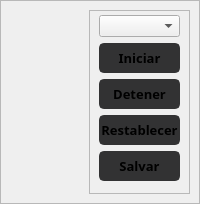
                  <widget class="QWidget" name="page_rt_graphics">
                   <layout class="QVBoxLayout" name="verticalLayout_15">
                    <property name="spacing">
                     <number>0</number>
                    </property>
                    <property name="leftMargin">
                     <number>0</number>
                    </property>
                    <property name="topMargin">
                     <number>0</number>
                    </property>
                    <property name="rightMargin">
                     <number>0</number>
                    </property>
                    <property name="bottomMargin">
                     <number>0</number>
                    </property>
                    <item>
                     <widget class="QFrame" name="rt_graphics_content">
                      <property name="frameShape">
                       <enum>QFrame::StyledPanel</enum>
                      </property>
                      <property name="frameShadow">
                       <enum>QFrame::Raised</enum>
                      </property>
                      <layout class="QVBoxLayout" name="verticalLayout_28">
                       <property name="spacing">
                        <number>0</number>
                       </property>
                       <item>
                        <widget class="QFrame" name="upsideGraphics">
                         <property name="frameShape">
                          <enum>QFrame::NoFrame</enum>
                         </property>
                         <property name="frameShadow">
                          <enum>QFrame::Raised</enum>
                         </property>
                         <layout class="QHBoxLayout" name="horizontalLayout_18">
                          <property name="spacing">
                           <number>0</number>
                          </property>
                          <property name="leftMargin">
                           <number>0</number>
                          </property>
                          <property name="topMargin">
                           <number>0</number>
                          </property>
                          <property name="rightMargin">
                           <number>0</number>
                          </property>
                          <property name="bottomMargin">
                           <number>0</number>
                          </property>
                          <item>
                           <widget class="QFrame" name="frame_waveform">
                            <property name="frameShape">
                             <enum>QFrame::NoFrame</enum>
                            </property>
                            <property name="frameShadow">
                             <enum>QFrame::Raised</enum>
                            </property>
                            <layout class="QVBoxLayout" name="verticalLayout_31">
                             <property name="leftMargin">
                              <number>0</number>
                             </property>
                             <property name="topMargin">
                              <number>0</number>
                             </property>
                             <property name="rightMargin">
                              <number>0</number>
                             </property>
                             <property name="bottomMargin">
                              <number>0</number>
                             </property>
                             <item>
                              <layout class="QVBoxLayout" name="waveform_layout"/>
                             </item>
                            </layout>
                           </widget>
                          </item>
                          <item>
                           <widget class="QFrame" name="frame_fft_transform">
                            <property name="frameShape">
                             <enum>QFrame::NoFrame</enum>
                            </property>
                            <property name="frameShadow">
                             <enum>QFrame::Raised</enum>
                            </property>
                            <layout class="QVBoxLayout" name="verticalLayout_34">
                             <property name="spacing">
                              <number>0</number>
                             </property>
                             <property name="leftMargin">
                              <number>0</number>
                             </property>
                             <property name="topMargin">
                              <number>0</number>
                             </property>
                             <property name="rightMargin">
                              <number>0</number>
                             </property>
                             <property name="bottomMargin">
                              <number>0</number>
                             </property>
                             <item>
                              <layout class="QVBoxLayout" name="fft_transform_layout"/>
                             </item>
                            </layout>
                           </widget>
                          </item>
                         </layout>
                        </widget>
                       </item>
                       <item>
                        <widget class="QFrame" name="downsideGraphics">
                         <property name="frameShape">
                          <enum>QFrame::NoFrame</enum>
                         </property>
                         <property name="frameShadow">
                          <enum>QFrame::Raised</enum>
                         </property>
                         <layout class="QHBoxLayout" name="horizontalLayout_19">
                          <property name="leftMargin">
                           <number>0</number>
                          </property>
                          <property name="topMargin">
                           <number>0</number>
                          </property>
                          <property name="rightMargin">
                           <number>0</number>
                          </property>
                          <property name="bottomMargin">
                           <number>0</number>
                          </property>
                          <item>
                           <widget class="QFrame" name="spectrogram_frame">
                            <property name="frameShape">
                             <enum>QFrame::NoFrame</enum>
                            </property>
                            <property name="frameShadow">
                             <enum>QFrame::Raised</enum>
                            </property>
                            <layout class="QVBoxLayout" name="verticalLayout_35">
                             <property name="leftMargin">
                              <number>0</number>
                             </property>
                             <property name="topMargin">
                              <number>0</number>
                             </property>
                             <property name="rightMargin">
                              <number>0</number>
                             </property>
                             <property name="bottomMargin">
                              <number>0</number>
                             </property>
                             <item>
                              <layout class="QVBoxLayout" name="spectrogram_layout"/>
                             </item>
                            </layout>
                           </widget>
                          </item>
                          <item>
                           <widget class="QFrame" name="frame_interactions_btns">
                            <property name="maximumSize">
                             <size>
                              <width>150</width>
                              <height>16777215</height>
                             </size>
                            </property>
                            <property name="frameShape">
                             <enum>QFrame::StyledPanel</enum>
                            </property>
                            <property name="frameShadow">
                             <enum>QFrame::Raised</enum>
                            </property>
                            <layout class="QVBoxLayout" name="verticalLayout_29">
                             <property name="topMargin">
                              <number>4</number>
                             </property>
                             <property name="bottomMargin">
                              <number>12</number>
                             </property>
                             <item>
                              <widget class="QComboBox" name="receptor_node"/>
                             </item>
                             <item>
                              <widget class="QPushButton" name="start_btn">
                               <property name="minimumSize">
                                <size>
                                 <width>65</width>
                                 <height>30</height>
                                </size>
                               </property>
                               <property name="font">
                                <font>
                                 <family>Segoe UI Semibold</family>
                                 <pointsize>10</pointsize>
                                 <weight>75</weight>
                                 <bold>true</bold>
                                </font>
                               </property>
                               <property name="styleSheet">
                                <string notr="true">QPushButton {
	border: 2px solid rgb(50, 50, 51);
	border-radius: 5px;	
	background-color: rgb(50, 50, 51);
}
QPushButton:hover {
	background-color: rgb(56, 56, 57);
	border: 2px solid rgb(56, 56, 57);
}
QPushButton:pressed {	
	background-color: rgb(56, 56, 57);
	border: 1px solid rgb(0, 122, 204);
}</string>
                               </property>
                               <property name="text">
                                <string>Iniciar</string>
                               </property>
                              </widget>
                             </item>
                             <item>
                              <widget class="QPushButton" name="stop_btn">
                               <property name="minimumSize">
                                <size>
                                 <width>65</width>
                                 <height>30</height>
                                </size>
                               </property>
                               <property name="font">
                                <font>
                                 <family>Segoe UI Semibold</family>
                                 <pointsize>10</pointsize>
                                 <weight>75</weight>
                                 <bold>true</bold>
                                </font>
                               </property>
                               <property name="styleSheet">
                                <string notr="true">QPushButton {
	border: 2px solid rgb(50, 50, 51);
	border-radius: 5px;	
	background-color: rgb(50, 50, 51);
}
QPushButton:hover {
	background-color: rgb(56, 56, 57);
	border: 2px solid rgb(56, 56, 57);
}
QPushButton:pressed {	
	background-color: rgb(56, 56, 57);
	border: 1px solid rgb(0, 122, 204);
}</string>
                               </property>
                               <property name="text">
                                <string>Detener</string>
                               </property>
                              </widget>
                             </item>
                             <item>
                              <widget class="QPushButton" name="reset_btn">
                               <property name="minimumSize">
                                <size>
                                 <width>65</width>
                                 <height>30</height>
                                </size>
                               </property>
                               <property name="font">
                                <font>
                                 <family>Segoe UI Semibold</family>
                                 <pointsize>10</pointsize>
                                 <weight>75</weight>
                                 <bold>true</bold>
                                </font>
                               </property>
                               <property name="styleSheet">
                                <string notr="true">QPushButton {
	border: 2px solid rgb(50, 50, 51);
	border-radius: 5px;	
	background-color: rgb(50, 50, 51);
}
QPushButton:hover {
	background-color: rgb(56, 56, 57);
	border: 2px solid rgb(56, 56, 57);
}
QPushButton:pressed {	
	background-color: rgb(56, 56, 57);
	border: 1px solid rgb(0, 122, 204);
}</string>
                               </property>
                               <property name="text">
                                <string>Restablecer</string>
                               </property>
                              </widget>
                             </item>
                             <item>
                              <widget class="QPushButton" name="save_btn">
                               <property name="minimumSize">
                                <size>
                                 <width>65</width>
                                 <height>30</height>
                                </size>
                               </property>
                               <property name="font">
                                <font>
                                 <family>Segoe UI Semibold</family>
                                 <pointsize>10</pointsize>
                                 <weight>75</weight>
                                 <bold>true</bold>
                                </font>
                               </property>
                               <property name="styleSheet">
                                <string notr="true">QPushButton {
	border: 2px solid rgb(50, 50, 51);
	border-radius: 5px;	
	background-color: rgb(50, 50, 51);
}
QPushButton:hover {
	background-color: rgb(56, 56, 57);
	border: 2px solid rgb(56, 56, 57);
}
QPushButton:pressed {	
	background-color: rgb(56, 56, 57);
	border: 1px solid rgb(0, 122, 204);
}</string>
                               </property>
                               <property name="text">
                                <string>Salvar</string>
                               </property>
                              </widget>
                             </item>
                            </layout>
                           </widget>
                          </item>
                         </layout>
                        </widget>
                       </item>
                      </layout>
                     </widget>
                    </item>
                   </layout>
                  </widget>
